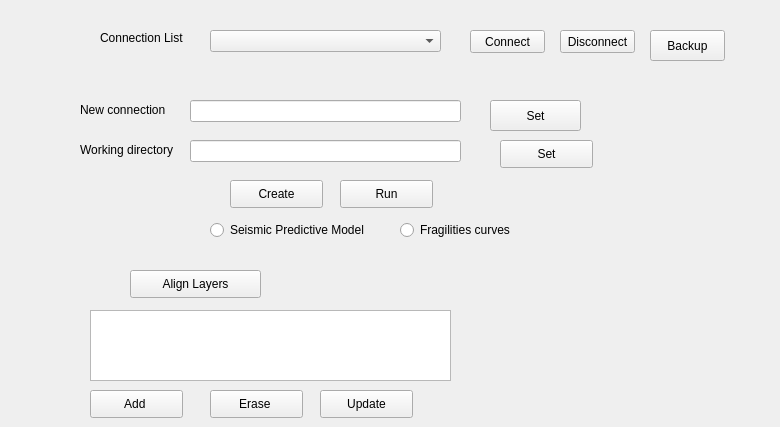
        <widget class="QWidget" name="tab_3">
         <attribute name="title">
          <string>Layers</string>
         </attribute>
         <widget class="QLabel" name="label_28">
          <property name="geometry">
           <rect>
            <x>80</x>
            <y>100</y>
            <width>111</width>
            <height>20</height>
           </rect>
          </property>
          <property name="text">
           <string>New connection</string>
          </property>
         </widget>
         <widget class="QTableWidget" name="layersTableView">
          <property name="geometry">
           <rect>
            <x>90</x>
            <y>310</y>
            <width>361</width>
            <height>71</height>
           </rect>
          </property>
         </widget>
         <widget class="QPushButton" name="pushLayerButton">
          <property name="geometry">
           <rect>
            <x>90</x>
            <y>390</y>
            <width>93</width>
            <height>28</height>
           </rect>
          </property>
          <property name="text">
           <string>Add </string>
          </property>
         </widget>
         <widget class="QLineEdit" name="setNewConnectionShapefilePath">
          <property name="geometry">
           <rect>
            <x>190</x>
            <y>100</y>
            <width>271</width>
            <height>22</height>
           </rect>
          </property>
         </widget>
         <widget class="QPushButton" name="eraseLayerButton">
          <property name="geometry">
           <rect>
            <x>210</x>
            <y>390</y>
            <width>93</width>
            <height>28</height>
           </rect>
          </property>
          <property name="text">
           <string>Erase </string>
          </property>
         </widget>
         <widget class="QPushButton" name="updateLayerButton">
          <property name="geometry">
           <rect>
            <x>320</x>
            <y>390</y>
            <width>93</width>
            <height>28</height>
           </rect>
          </property>
          <property name="text">
           <string>Update</string>
          </property>
         </widget>
         <widget class="QPushButton" name="alignLayerspushButton">
          <property name="geometry">
           <rect>
            <x>130</x>
            <y>270</y>
            <width>131</width>
            <height>28</height>
           </rect>
          </property>
          <property name="text">
           <string>Align Layers</string>
          </property>
         </widget>
         <widget class="QPushButton" name="setNewConnectionButton">
          <property name="geometry">
           <rect>
            <x>490</x>
            <y>100</y>
            <width>91</width>
            <height>31</height>
           </rect>
          </property>
          <property name="text">
           <string>Set</string>
          </property>
         </widget>
         <widget class="QPushButton" name="createNewConnectionButton">
          <property name="geometry">
           <rect>
            <x>230</x>
            <y>180</y>
            <width>93</width>
            <height>28</height>
           </rect>
          </property>
          <property name="text">
           <string>Create</string>
          </property>
         </widget>
         <widget class="QPushButton" name="runAllmodelsButtonsButton_7">
          <property name="geometry">
           <rect>
            <x>340</x>
            <y>180</y>
            <width>93</width>
            <height>28</height>
           </rect>
          </property>
          <property name="text">
           <string>Run</string>
          </property>
         </widget>
         <widget class="QLabel" name="label_49">
          <property name="geometry">
           <rect>
            <x>80</x>
            <y>140</y>
            <width>111</width>
            <height>20</height>
           </rect>
          </property>
          <property name="text">
           <string>Working directory</string>
          </property>
         </widget>
         <widget class="QLineEdit" name="setWorkingDirectorylineEdit">
          <property name="geometry">
           <rect>
            <x>190</x>
            <y>140</y>
            <width>271</width>
            <height>22</height>
           </rect>
          </property>
         </widget>
         <widget class="QPushButton" name="setWorkingDirectorypushButton">
          <property name="geometry">
           <rect>
            <x>500</x>
            <y>140</y>
            <width>93</width>
            <height>28</height>
           </rect>
          </property>
          <property name="text">
           <string>Set</string>
          </property>
         </widget>
         <widget class="QRadioButton" name="predictiveRadioButton">
          <property name="geometry">
           <rect>
            <x>210</x>
            <y>220</y>
            <width>191</width>
            <height>20</height>
           </rect>
          </property>
          <property name="text">
           <string>Seismic Predictive Model</string>
          </property>
         </widget>
         <widget class="QRadioButton" name="fragilitiesRadioButton">
          <property name="geometry">
           <rect>
            <x>400</x>
            <y>220</y>
            <width>171</width>
            <height>20</height>
           </rect>
          </property>
          <property name="text">
           <string>Fragilities curves</string>
          </property>
         </widget>
         <widget class="QWidget" name="managerConnectionWidget" native="true">
          <property name="geometry">
           <rect>
            <x>70</x>
            <y>0</y>
            <width>701</width>
            <height>80</height>
           </rect>
          </property>
          <widget class="QLabel" name="label_2">
           <property name="geometry">
            <rect>
             <x>30</x>
             <y>30</y>
             <width>91</width>
             <height>16</height>
            </rect>
           </property>
           <property name="text">
            <string>Connection List</string>
           </property>
          </widget>
          <widget class="QComboBox" name="connectionComboBox">
           <property name="geometry">
            <rect>
             <x>140</x>
             <y>30</y>
             <width>231</width>
             <height>22</height>
            </rect>
           </property>
          </widget>
          <widget class="QPushButton" name="connectButton">
           <property name="geometry">
            <rect>
             <x>400</x>
             <y>30</y>
             <width>75</width>
             <height>23</height>
            </rect>
           </property>
           <property name="text">
            <string>Connect</string>
           </property>
          </widget>
          <widget class="QPushButton" name="disconnectButton">
           <property name="geometry">
            <rect>
             <x>490</x>
             <y>30</y>
             <width>75</width>
             <height>23</height>
            </rect>
           </property>
           <property name="text">
            <string>Disconnect</string>
           </property>
          </widget>
          <widget class="QPushButton" name="backupdButton_8">
           <property name="geometry">
            <rect>
             <x>580</x>
             <y>30</y>
             <width>75</width>
             <height>31</height>
            </rect>
           </property>
           <property name="text">
            <string>Backup</string>
           </property>
          </widget>
         </widget>
        </widget>
